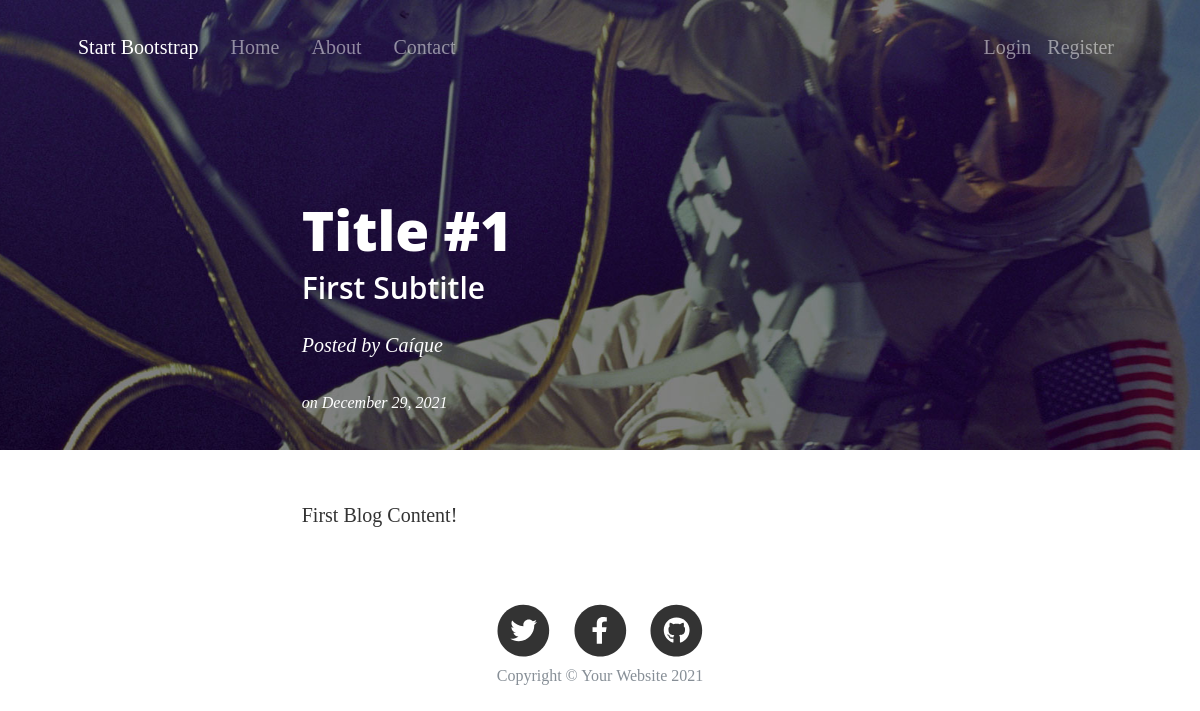
/post/1, run on the app's committed database.
### app/models.py (models this page shows, shortened)
class Blogpost(db.Model):
    id = db.Column(db.Integer, primary_key=True)
    title = db.Column(db.String(50))
    subtitle = db.Column(db.String(50))
    date_posted = db.Column(db.DateTime)
    content = db.Column(db.Text)
    user_id = db.Column(db.Integer, db.ForeignKey('user.id'), nullable=False)

class User(db.Model, UserMixin):
    id = db.Column(db.Integer, primary_key=True)
    username = db.Column(db.String(20), unique=True, nullable=False)
    email = db.Column(db.String(60), unique=True, nullable=False)
    image_file = db.Column(db.String(20), nullable=False,default='default.jpg')
    password = db.Column(db.String(60), nullable=False)
    posts = db.relationship('Blogpost', backref='author', lazy=True)

### app/routes.py (the view)
@app.route('/post/<int:post_id>')
def post(post_id):
    post = Blogpost.query.get_or_404(post_id)
    return render_template('post.html', post=post)

### app/templates/post.html
{% extends "layout.html" %}
{% block content %}
        <header class="masthead" style="background-image: url('{{ url_for('static', filename='post-bg.jpg') }} ');height: 100%;max-height: 450px;">
            <div class="container position-relative px-4 px-lg-5">
                <div class="row gx-4 gx-lg-5 justify-content-center">
                    <div class="col-md-10 col-lg-8 col-xl-7">
                        <div class="post-heading">
                            <h1>{{ post.title }}</h1>
                            <h2 class="subheading">{{ post.subtitle }}</h2>
                            <span class="meta">
                                Posted by
                                {{ post.author.username }}
                                <p><small class="mr-2">on {{ post.date_posted.strftime('%B %d, %Y') }}</small></p>
                            </span>
                        </div>
                    </div>
                </div>
            </div>
        </header>
        <article class="mb-4">
            <div class="container px-4 px-lg-5">
                <div class="row gx-4 gx-lg-5 justify-content-center">
                    <div class="col-md-10 col-lg-8 col-xl-7">
                        {{ post.content|safe }}
                    </div>
                </div>
            </div>
        </article>
    </body>
</html>
{% endblock content %}

### data on the page
Blogpost: title "Title #1", subtitle "First Subtitle", date_posted "December 29, 2021", content "First Blog Content!"
User: author.username "Caíque"
